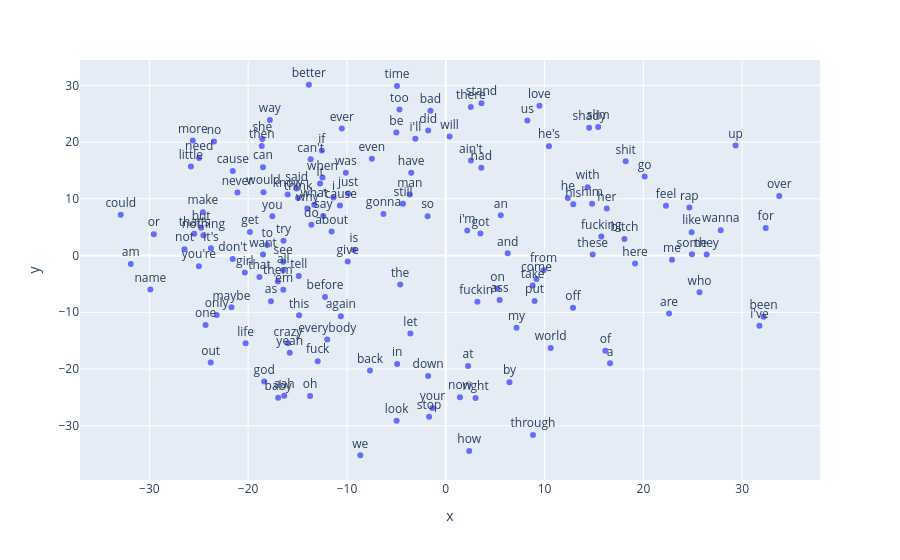

Source (notebook cell):
### Code cell
import plotly.express as px

MAX_WORDS = 150  # limitamos para que el gráfico no sea ilegible

fig = px.scatter(
    x=vecs[:MAX_WORDS, 0],
    y=vecs[:MAX_WORDS, 1],
    text=labels[:MAX_WORDS]
)
fig.update_traces(textposition='top center')
fig.show()

### Figure 1 — Plotly figure (JSON) as saved in the notebook; plotly's stock layout.template omitted (floating-point values rounded to 4 significant figures; data arrays with more than 128 entries replaced by an {"elided": "..."} marker saying what was removed)
{"data": [{"hovertemplate": "x=%{x}<br>y=%{y}<br>text=%{text}<extra></extra>", "legendgroup": "", "marker": {"color": "#636efa", "symbol": "circle"}, "mode": "markers+text", "name": "", "orientation": "v", "showlegend": false, "text": {"elided": "150 str values"}, "textposition": "top center", "type": "scatter", "x": {"elided": "150 float values"}, "xaxis": "x", "y": {"elided": "150 float values"}, "yaxis": "y"}], "layout": {"legend": {"tracegroupgap": 0}, "margin": {"t": 60}, "xaxis": {"anchor": "y", "domain": [0, 1], "title": {"text": "x"}}, "yaxis": {"anchor": "x", "domain": [0, 1], "title": {"text": "y"}}}}
